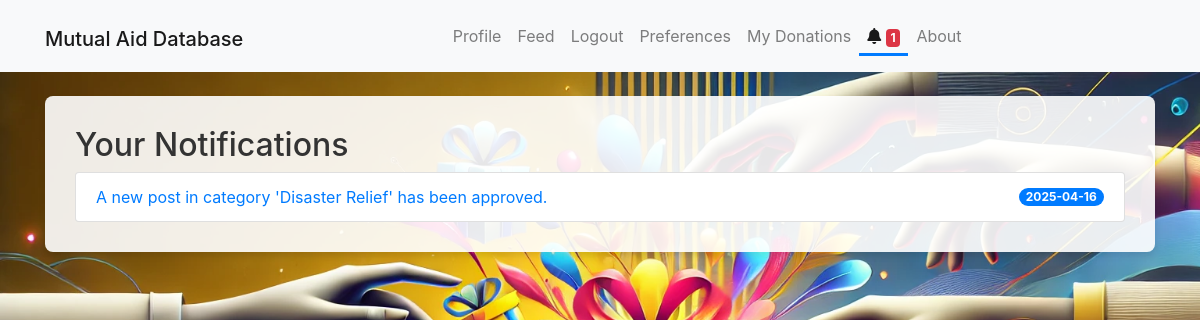
The app's page /notifications (signed in), older data.
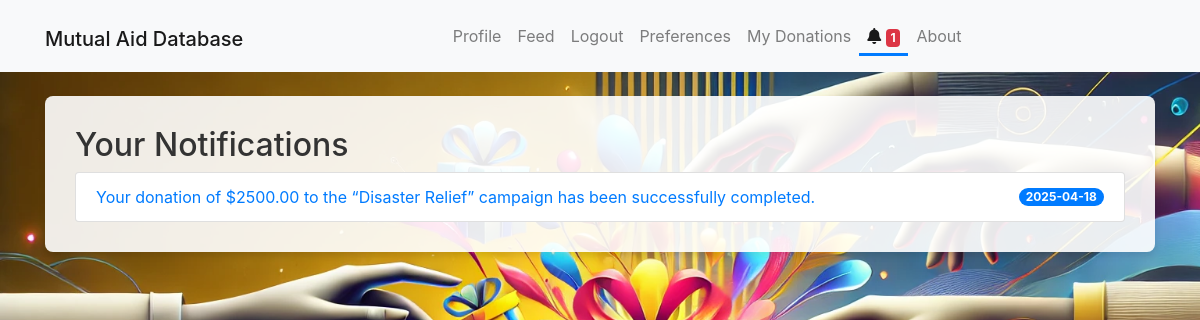
The same page, newer data.
### app/models.py (models this page shows, shortened)
class Notification(db.Model):
    __tablename__ = 'notification'
    id = db.Column(db.Integer, primary_key=True)
    user_id = db.Column(db.Integer, db.ForeignKey('users.id'), nullable=False)  # The subscriber
    post_id = db.Column(db.Integer, db.ForeignKey('post.id'), nullable=False)    # The post triggering the notification
    message = db.Column(db.String(255), nullable=True)
    is_read = db.Column(db.Boolean, default=False, nullable=False)
    timestamp = db.Column(db.DateTime, default=datetime.utcnow, nullable=False)

### app/routes.py (the view)
@main.route('/notifications')
def notifications():
    if 'user_id' not in session:
        flash('Please log in to see notifications.', 'warning')
        return redirect(url_for('main.login'))
    user_id = session['user_id']
    notifications = Notification.query.filter_by(user_id=user_id, is_read=False).order_by(Notification.timestamp.desc()).all()
    return render_template('notifications.html', notifications=notifications)

### app/__init__.py (called while the page is built)
@app.context_processor
def inject_notification_count():
    from app.models import Notification  # avoid circular import issues if needed
    if 'user_id' in session:
        count = Notification.query.filter_by(user_id=session['user_id'], is_read=False).count()
    else:
        count = 0
    print(f"Notification count: {count}")
    return dict(notification_count=count)

### app/templates/notifications.html (shortened to what this page needs)
{% extends "base.html" %}
{% block content %}
<div class="form-container">
<h2>Your Notifications</h2>
{% if notifications %}
  <ul class="list-group">
    {% for notification in notifications %}
      <li class="list-group-item d-flex justify-content-between align-items-center">
        <a href="{{ url_for('main.read_notification', notif_id=notification.id) }}">
          {{ notification.message }}
        </a>
        <span class="badge badge-primary badge-pill">{{ notification.timestamp.strftime('%Y-%m-%d') }}</span>
      </li>
    {% endfor %}
  </ul>
</div>
{% else %}
  <p>You have no new notifications.</p>
{% endif %}
{% endblock %}

### app/templates/base.html (shortened to what this page needs)
<!DOCTYPE html>
<html lang="en">
<head>
  <link rel="stylesheet" href="https://stackpath.bootstrapcdn.com/bootstrap/4.5.2/css/bootstrap.min.css">
  <link rel="stylesheet" href="https://cdnjs.cloudflare.com/ajax/libs/font-awesome/6.1.1/css/all.min.css">
  <link rel="stylesheet" href="{{ url_for('static', filename='css/style.css') }}">
</head>
<body>
  <nav class="navbar navbar-expand-lg navbar-light bg-light">
    <div class="container justify-content-center">
      <h1><a class="navbar-brand " href="{{ url_for('main.welcome') }}">Mutual Aid Database</a></h1>
      <div class="collapse navbar-collapse justify-content-center" id="navbarCentered">
        <ul class="navbar-nav">
          {% if session.get('user_id') %}
            <li class="nav-item">
              <a class="nav-link {% if request.endpoint=='main.profile' %}active{% endif %}" href="{{ url_for('main.profile') }}">Profile</a>
            </li>
            <li class="nav-item">
              <a class="nav-link {% if request.endpoint=='main.feed' %}active{% endif %}" href="{{ url_for('main.feed') }}">Feed</a>
            </li>
            <li class="nav-item">
              <a class="nav-link {% if request.endpoint=='main.logout' %}active{% endif %}" href="{{ url_for('main.logout') }}">Logout</a>
            </li>
            <li class="nav-item">
              <a class="nav-link {% if request.endpoint=='main.preferences' %}active{% endif %}" href="{{ url_for('main.preferences') }}">Preferences</a>
            </li>
            <li class="nav-item">
              <a class="nav-link {% if request.endpoint=='main.donations' %}active{% endif %}" href="{{ url_for('main.my_donations') }}">My Donations</a>
            </li>
            <li class="nav-item">
              <a class="nav-link {% if request.endpoint=='main.notifications' %}active{% endif %}" href="{{ url_for('main.notifications') }}">
                <i class="fa fa-bell"></i>
                {% if notification_count > 0 %}
                  <span class="badge badge-danger">{{ notification_count }}</span>
                {% endif %}
              </a>
            </li>
          {% endif %}
          <li class="nav-item {% if request.endpoint=='main.about' %}active{% endif %}"><a class="nav-link" href="{{ url_for('main.about') }}">About</a></li>
        </ul>
      </div>
    </div>
  </nav>
  <div class="container mt-4">
    {% block content %}{% endblock %}
  </div>
</body>
</html>

### app/static/css/style.css (style rules this page uses)
.navbar { display: flex; justify-content: center; }
body { background-image: url("../uploads/Mutual\ database\ background.png"); background-size: cover; background-attachment: fixed; background-size: cover; background-color: #f5f7fa; color: #333; }
.form-container { background-color: rgba(255, 255, 255, 0.9); padding: 30px; border-radius: 8px; box-shadow: 0 4px 6px rgba(0, 0, 0, 0.1); margin-top: 20px; margin-bottom: 20px; }
.navbar-nav .nav-link.active { position: relative; }
.navbar-nav .nav-link.active::after { content: ""; position: absolute; bottom: 0; left: 0; right: 0; height: 3px; background-color: #007bff; }

Row changes from the older to the newer data that the page shows:
no longer on this page (row edited): Notification: message "A new post in category 'Disaster Relief' has been approved.", timestamp "2025-04-16"
added Notification: message "Your donation of $2500.00 to the “Disaster Relief” campaign has been successfully completed.", timestamp "2025-04-18"
